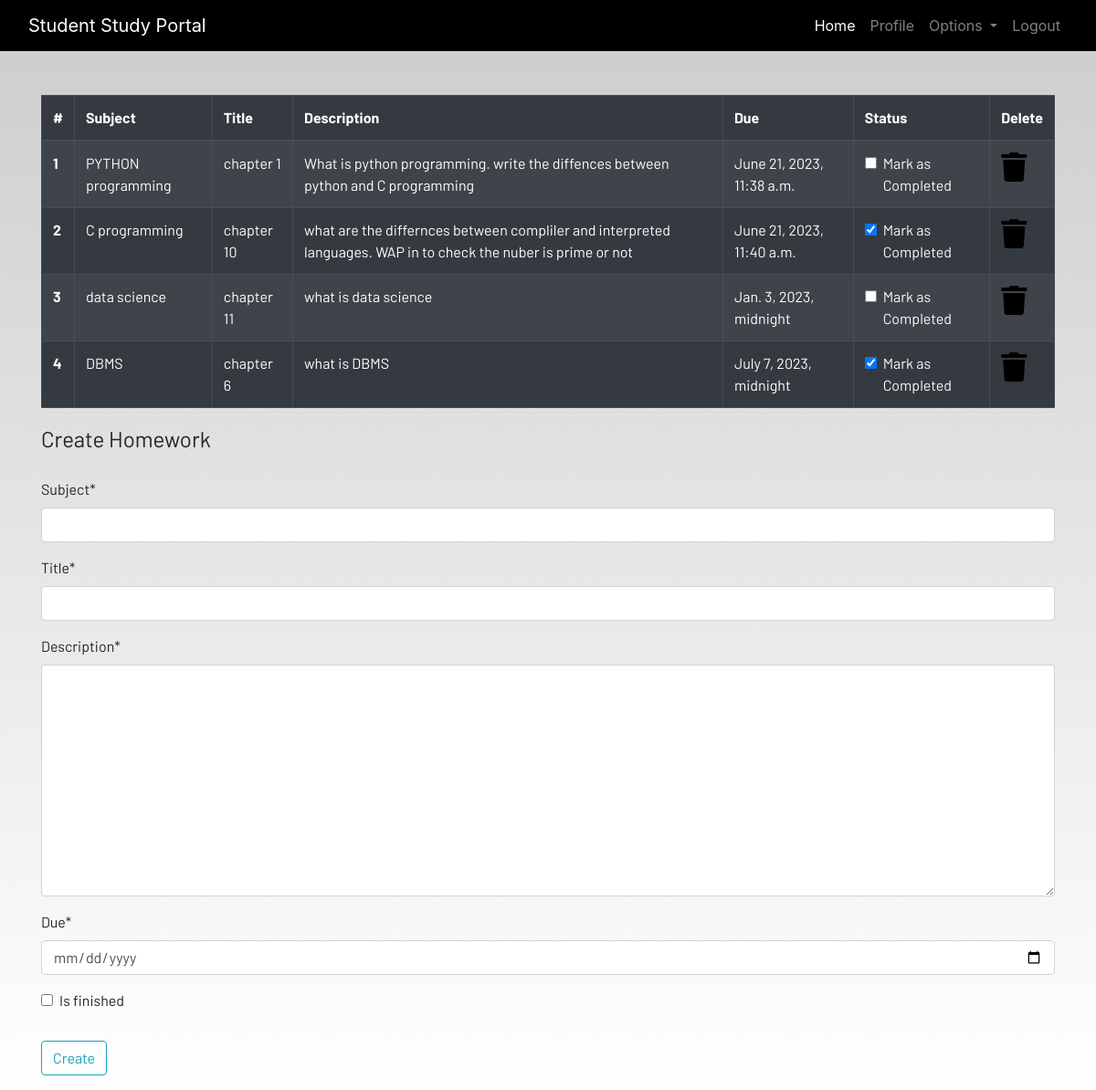
The page /homework (signed in) on the database its author committed.
### dashboard/models.py (models this page shows, shortened)
class Homework(models.Model):
    user=models.ForeignKey(User, on_delete=models.CASCADE)
    subject=models.CharField(max_length=50)
    title=models.CharField(max_length=100)
    description=models.TextField()
    due=models.DateTimeField()
    is_finished=models.BooleanField(default=False)

### dashboard/views.py (the view)
# urls.py: path('homework', views.homework, name="homework"),
@login_required
def homework(request):
    if request.method == "POST":
        form = HomeworkForm(request.POST)
        if form.is_valid():
            try:
                finished = request.POST["is_finished"]
                if finished == "on":
                    finished = True
                else:
                    finished = False
            except:
                finished = False
            homeworks = Homework(
                user=request.user,
                subject=request.POST["subject"],
                title=request.POST["title"],
                description=request.POST["description"],
                due=request.POST["due"],
                is_finished=finished,
            )
            homeworks.save()
            messages.success(request, f"Homework Added from {request.user.username}!!")
    else:
        form = HomeworkForm()
    homework = Homework.objects.filter(user=request.user)
    if len(homework) == 0:
        homework_done = True
    else:
        homework_done = False
    context = {"homeworks": homework, "homeworks_done": homework_done, "form": form}
    return render(request, "dashboard/homework.html", context)

### dashboard/forms.py
class HomeworkForm(forms.ModelForm):
    class Meta:
        model = Homework
        widgets = {"due": DateInput}
        fields = ["subject", "title", "description", "due", "is_finished"]

### dashboard/templates/dashboard/homework.html (shortened to what this page needs)
{% extends 'dashboard/base.html' %}
{% load static %}
{% load crispy_forms_tags %}
{% block content %}
<div class="container">
    {% if not homework_done %}
    <table class="table table-striped table-bordered table-hover table-dark">
        <thead>
            <tr>
                <th scope="col">#</th>
                <th scope="col">Subject</th>
                <th scope="col">Title</th>
                <th scope="col">Description</th>
                <th scope="col">Due</th>
                <th scope="col">Status</th>
                <th scope="col">Delete</th>
            </tr>
        </thead>
        <tbody>
            {% for homework in homeworks %}
            <tr>
                <th scope="row">{{forloop.counter}}</th>
                <td>{{ homework.subject }}</td>
                <td>{{ homework.title }}</td>
                <td>{{ homework.description }}</td>
                <td>{{ homework.due }}</td>
                <td>
                    <a href="{% url 'update-homework' homework.id %}">
                        <div class="form-check">
                            {% if homework.is_finished == True %}
                            <input class="form-check-input" type="checkbox" value="" checked>
                            {% else %}
                            <input class="form-check-input" type="checkbox" value="">
                            {% endif %}
                            <label class="form-check-label text-light" for="flexCheckDefault">
                                Mark as Completed
                            </label>
                        </div>
                    </a>
                </td>
                <td><a href="{% url 'delete-homework' homework.id %}"><i class="fa fa-trash fa-2x"></i></a></td>
            </tr>
            {% endfor %}
        </tbody>
    </table>
    {% else %}
    <h4>All homeworks are completed!! Create to have more!!</h4>
    {% endif %}
</div>
<div class=" container">
    <form method="POST">
        <fieldset class="form-group">
            <legend class="border-bottom mb-4">Create Homework</legend>
            {{form|crispy}}
        </fieldset>
        <div class="form-group">
            <button href="" class="btn btn-outline-info" type="submit">
                Create
            </button>
        </div>
    </form>
</div>
{% endblock content %}

### dashboard/templates/dashboard/base.html (shortened to what this page needs)
<!DOCTYPE html>
{% load static %}
<html lang="en">
<head>
  <link rel="stylesheet" href="https://stackpath.bootstrapcdn.com/bootstrap/4.3.1/css/bootstrap.min.css"
 />
  <link rel="stylesheet" href="https://use.fontawesome.com/releases/v5.7.2/css/all.css"
 />
  <link rel="stylesheet" href="{% static 'css/main.css' %}" />
</head>
<body>
  <header>
    <nav class="navbar navbar-expand-lg navbar-dark bg-dark">
      <div class="container-fluid">
        <a class="navbar-brand" href="{% url 'home' %}">Student Study Portal</a>
        <div class="collapse navbar-collapse justify-content-end" id="navbarSupportedContent">
          <ul class="navbar-nav mb-2 mb-lg-0">
            <li class="nav-item">
              <a class="nav-link active" aria-current="page" href="{% url 'home' %}">Home</a>
            </li>
            {% if user.is_authenticated %}
            <li class="nav-item">
              <a class="nav-link" href="{% url 'profile' %}">Profile</a>
            </li>
            {% endif %}
            {% if user.is_authenticated %}
            <li class="nav-item dropdown">
              <a class="nav-link dropdown-toggle" href="#" id="navbarDropdown" role="button" data-toggle="dropdown"
                aria-haspopup="true" aria-expanded="false">
                Options
              </a>
            </li>
            <li class="nav-item">
              <a class="nav-link" href="{% url 'logout' %}">Logout</a>
            </li>
            {% endif %}
          </ul>
        </div>
      </div>
    </nav>
  </header>
  <br /><br />
  <main>
    {% block content %}
    {% endblock content %}
  </main>
</body>
</html>

### static/css/main.css (style rules this page uses)
html { scroll-behavior: smooth; height: 100%; width: 100%; }
main { font-family: Barlow, Quicksand, Rubik, sans-serif, serif, 'Times New Roman', Times, serif !important; }
.navbar { background-color: rgb(0, 0, 0) !important; }
a { text-decoration: none !important; color: black; }
html, body { max-width: 100%; overflow-x: hidden; height: 100%; width: 100%; }
body { background: linear-gradient(rgba(0, 0, 0, 0.2), rgba(255, 255, 255, 0.5)); overflow-x: hidden; background-repeat: no-repeat; }
.fa { color: black; }

### rows shown on the page
Homework: subject "PYTHON programming", title "chapter 1", description "What is python programming. write the diffences between python and C programming", due "June 21, 2023, 11:38 a.m."
Homework: subject "C programming", title "chapter 10", description "what are the differnces between compliler and interpreted languages. WAP in to check the nuber is prime or not", due "June 21, 2023, 11:40 a.m."
Homework: subject "data science", title "chapter 11", description "what is data science", due "Jan. 3, 2023, midnight"
Homework: subject "DBMS", title "chapter 6", description "what is DBMS", due "July 7, 2023, midnight"
